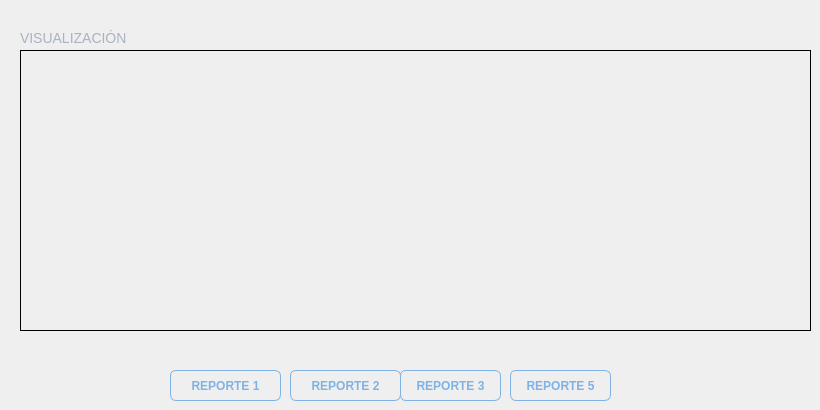
      <widget class="QWidget" name="tab_7">
       <attribute name="title">
        <string>REPORTES</string>
       </attribute>
       <widget class="QLabel" name="lblVisorReportes">
        <property name="geometry">
         <rect>
          <x>20</x>
          <y>50</y>
          <width>791</width>
          <height>281</height>
         </rect>
        </property>
        <property name="frameShape">
         <enum>QFrame::Shape::Box</enum>
        </property>
        <property name="text">
         <string/>
        </property>
        <property name="scaledContents">
         <bool>true</bool>
        </property>
       </widget>
       <widget class="QLabel" name="label_33">
        <property name="geometry">
         <rect>
          <x>20</x>
          <y>30</y>
          <width>131</width>
          <height>16</height>
         </rect>
        </property>
        <property name="styleSheet">
         <string notr="true">font-family: &quot;Montserrat &quot;;
font-size: 14px;
color: #A8B2C1;
background: transparent;
font: 900 </string>
        </property>
        <property name="text">
         <string>VISUALIZACIÓN</string>
        </property>
       </widget>
       <widget class="QPushButton" name="btnReporteAVL">
        <property name="geometry">
         <rect>
          <x>290</x>
          <y>370</y>
          <width>111</width>
          <height>31</height>
         </rect>
        </property>
        <property name="styleSheet">
         <string notr="true">QPushButton {
    background-color: transparent;
    color: #7FB2E5;
    border: 1px solid #7FB2E5;
    border-radius: 6px;
    padding: 6px 14px;
    font-family: &quot;Montserrat&quot;;
    font-weight: 600;
}
QPushButton:hover {
    background-color: #7FB2E5;
    color: #0D1321;
}
QPushButton:pressed {
    background-color: #5A94CC;
    border: 1px solid #5A94CC;
    color: #0D1321;
}</string>
        </property>
        <property name="text">
         <string>REPORTE 2</string>
        </property>
       </widget>
       <widget class="QPushButton" name="btnReporteArbolB">
        <property name="geometry">
         <rect>
          <x>400</x>
          <y>370</y>
          <width>101</width>
          <height>31</height>
         </rect>
        </property>
        <property name="styleSheet">
         <string notr="true">QPushButton {
    background-color: transparent;
    color: #7FB2E5;
    border: 1px solid #7FB2E5;
    border-radius: 6px;
    padding: 6px 14px;
    font-family: &quot;Montserrat&quot;;
    font-weight: 600;
}
QPushButton:hover {
    background-color: #7FB2E5;
    color: #0D1321;
}
QPushButton:pressed {
    background-color: #5A94CC;
    border: 1px solid #5A94CC;
    color: #0D1321;
}</string>
        </property>
        <property name="text">
         <string>REPORTE 3</string>
        </property>
       </widget>
       <widget class="QPushButton" name="btnVerRepCartelera">
        <property name="geometry">
         <rect>
          <x>170</x>
          <y>370</y>
          <width>111</width>
          <height>31</height>
         </rect>
        </property>
        <property name="styleSheet">
         <string notr="true">QPushButton {
    background-color: transparent;
    color: #7FB2E5;
    border: 1px solid #7FB2E5;
    border-radius: 6px;
    padding: 6px 14px;
    font-family: &quot;Montserrat&quot;;
    font-weight: 600;
}
QPushButton:hover {
    background-color: #7FB2E5;
    color: #0D1321;
}
QPushButton:pressed {
    background-color: #5A94CC;
    border: 1px solid #5A94CC;
    color: #0D1321;
}</string>
        </property>
        <property name="text">
         <string>REPORTE 1</string>
        </property>
       </widget>
       <widget class="QPushButton" name="btnReporteMatrizDispersa">
        <property name="geometry">
         <rect>
          <x>510</x>
          <y>370</y>
          <width>101</width>
          <height>31</height>
         </rect>
        </property>
        <property name="styleSheet">
         <string notr="true">QPushButton {
    background-color: transparent;
    color: #7FB2E5;
    border: 1px solid #7FB2E5;
    border-radius: 6px;
    padding: 6px 14px;
    font-family: &quot;Montserrat&quot;;
    font-weight: 600;
}
QPushButton:hover {
    background-color: #7FB2E5;
    color: #0D1321;
}
QPushButton:pressed {
    background-color: #5A94CC;
    border: 1px solid #5A94CC;
    color: #0D1321;
}</string>
        </property>
        <property name="text">
         <string>REPORTE 5</string>
        </property>
       </widget>
      </widget>
